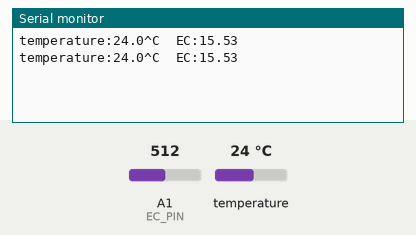
Simulated run of this sketch. Board: Arduino Uno, built with avr-gcc and run on an emulated ATmega328P. Parts: the last lines printed to the serial monitor. The inputs (shaded band) are chosen by the test bench; at power-on: temperature 24 °C, A1 (EC_PIN) = 512.

Above: at 2.8 s.
2.9 s: temperature set to 12 °C
At 3.7 s:
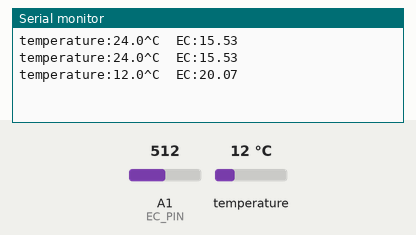
4.4 s: A1 (EC_PIN) set to 716
At 5.7 s:
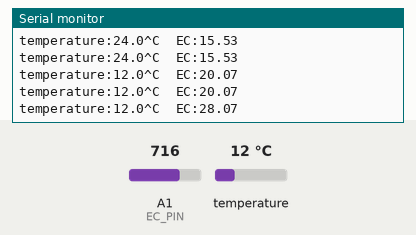
5.9 s: temperature set to 19 °C
At 6.8 s:
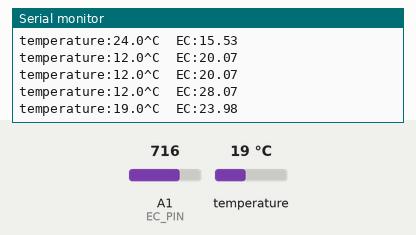
7.4 s: A1 (EC_PIN) set to 900
At 8.8 s:
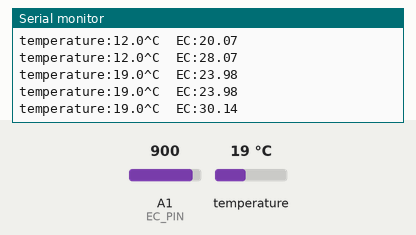
Timing chart, 0 to 9.9 s (numbered marks = the images above; inputs shaded):
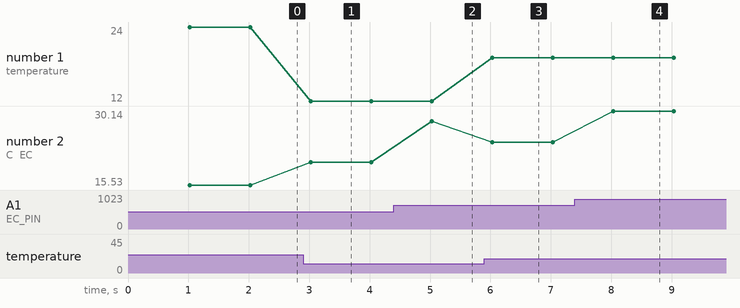

The sketch:

ec_calibration.ino
```cpp
// (licence header left out)
#include "DFRobot_EC.h"
#include <EEPROM.h>
#include <OneWire.h>

#define EC_PIN A1
#define TEMP_PIN 3
float voltage,ecValue,temperature = 25;
DFRobot_EC ec;
OneWire ds(TEMP_PIN);

void setup()
{
    Serial.begin(9600);
    ec.begin();
}

void loop()
{
    static unsigned long timepoint = millis();
    if(millis()-timepoint>1000U){                  //time interval: 1s
        timepoint = millis();
        temperature = readTemperature();         // read your temperature sensor to execute temperature compensation
        voltage = analogRead(EC_PIN)/1024.0*5000;  // read the voltage
        ecValue = ec.readEC(voltage,temperature);
        Serial.print("temperature:");
        Serial.print(temperature,1);
        Serial.print("^C  EC:");
        Serial.println(ecValue,2);
    }
    ec.calibration(voltage,temperature);           // calibration process by Serail CMD
}

float readTemperature()
{
  //returns the temperature from one DS18S20 in DEG Celsius
  byte data[12];
  byte addr[8];

  if ( !ds.search(addr)) {
      //no more sensors on chain, reset search
      ds.reset_search();
      return -1000;
  }

  if ( OneWire::crc8( addr, 7) != addr[7]) {
      //Serial.println("CRC is not valid!");
      return -1001;
  }

  if ( addr[0] != 0x10 && addr[0] != 0x28) {
      //Serial.print("Device is not recognized");
      return -1002;
  }

  ds.reset();
  ds.select(addr);
  ds.write(0x44,1); // start conversion, with parasite power on at the end

  byte present = ds.reset();
  ds.select(addr);
  ds.write(0xBE); // Read Scratchpad

  for (int i = 0; i < 9; i++) { // we need 9 bytes
    data[i] = ds.read();
  }

  ds.reset_search();

  byte MSB = data[1];
  byte LSB = data[0];

  float tempRead = ((MSB << 8) | LSB); //using two's compliment
  float TemperatureSum = tempRead / 16;

  return TemperatureSum;
}
```

Measured:
- after the input at 2.9 s, the serial monitor: prints a new line after 0.13 s (image 1)
- after the input at 4.4 s, the serial monitor: prints a new line after 0.63 s (image 2)
- after the input at 5.9 s, the serial monitor: prints a new line after 0.13 s (image 3)
- after the input at 7.4 s, the serial monitor: prints a new line after 0.63 s (image 4)
- plotted number 1: 24 → 12 after the input at 2.9 s, 12 → 19 after the input at 5.9 s
- plotted number 2: 15.53 → 20.07 after the input at 2.9 s, 20.07 → 28.07 after the input at 4.4 s, 28.07 → 23.98 after the input at 5.9 s, 23.98 → 30.14 after the input at 7.4 s
